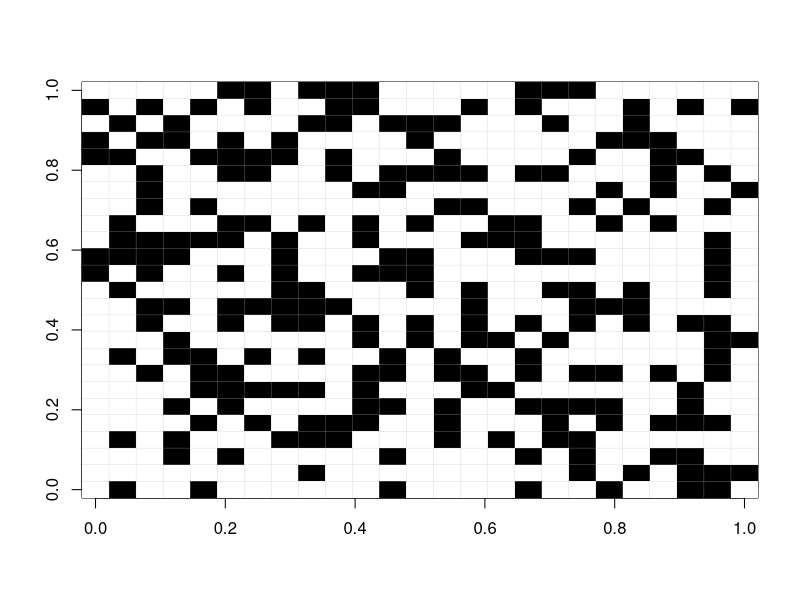
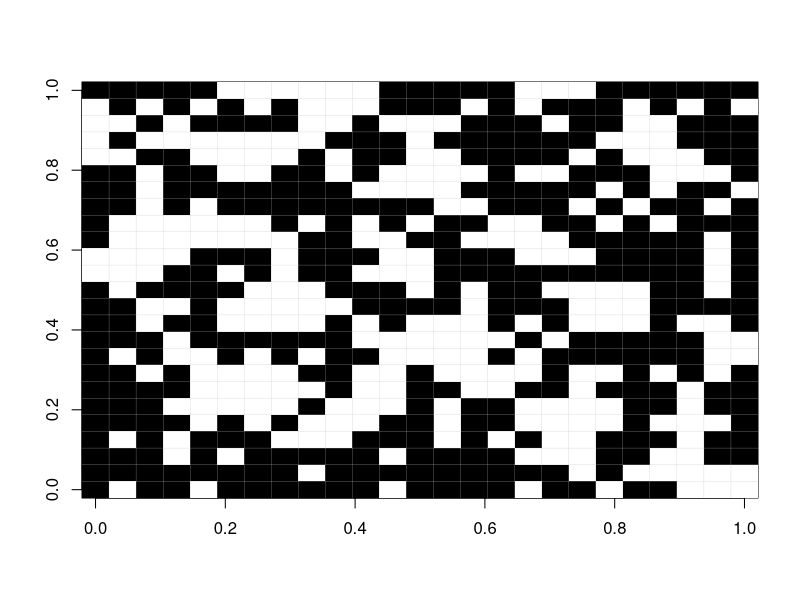
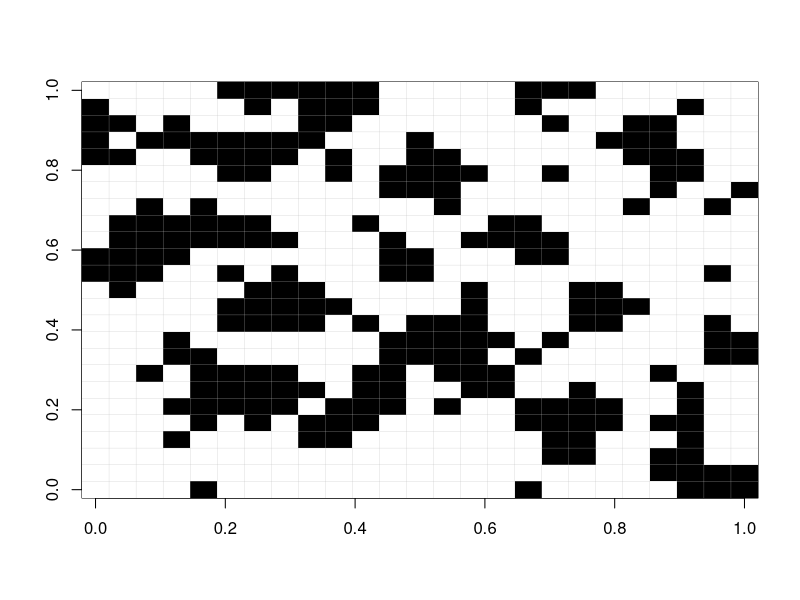
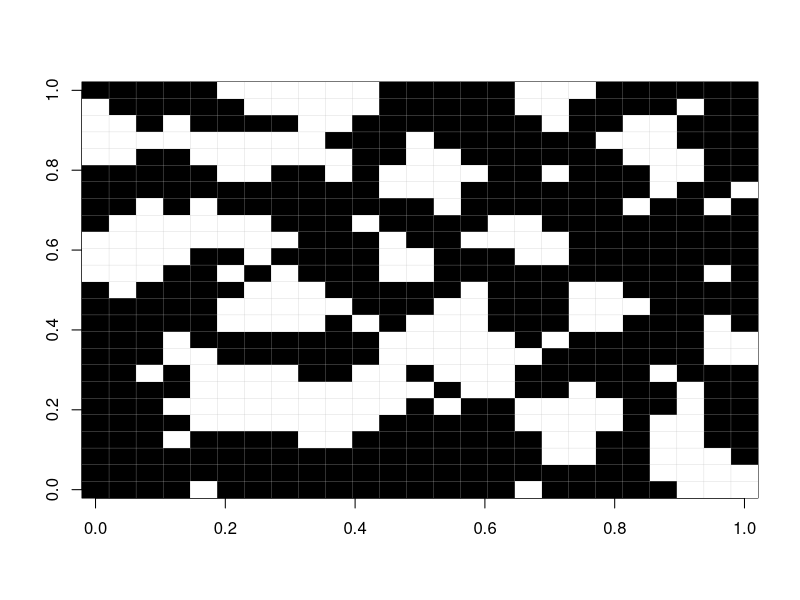
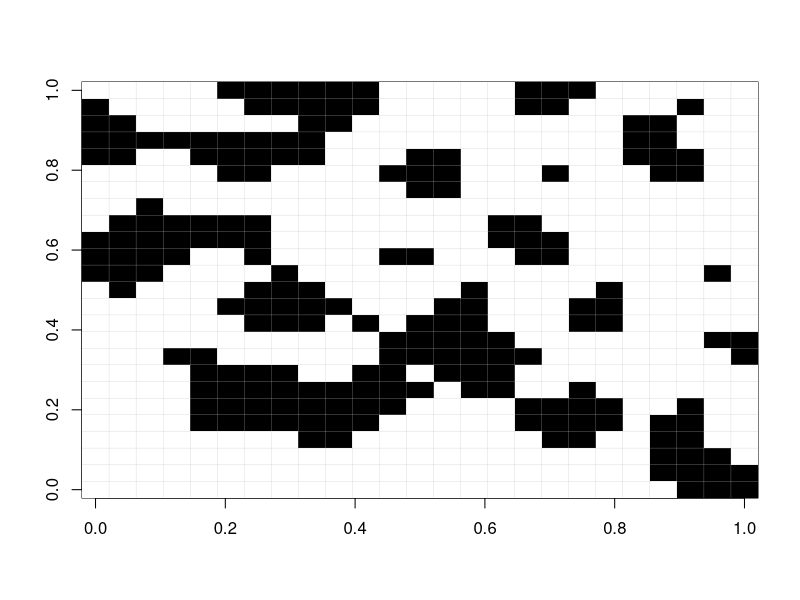
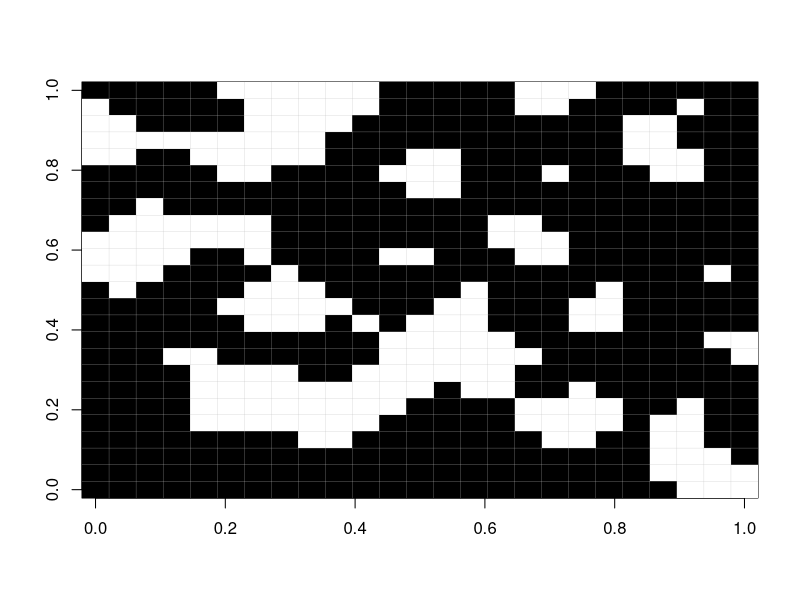
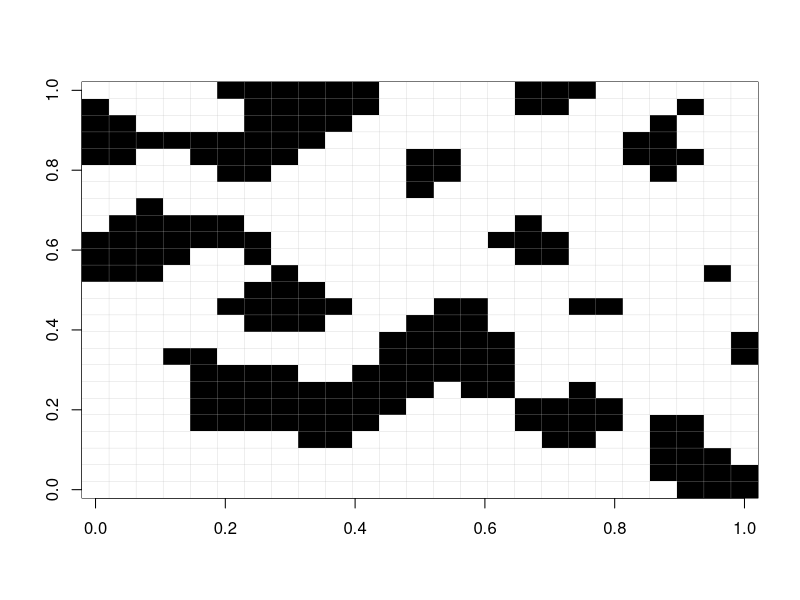
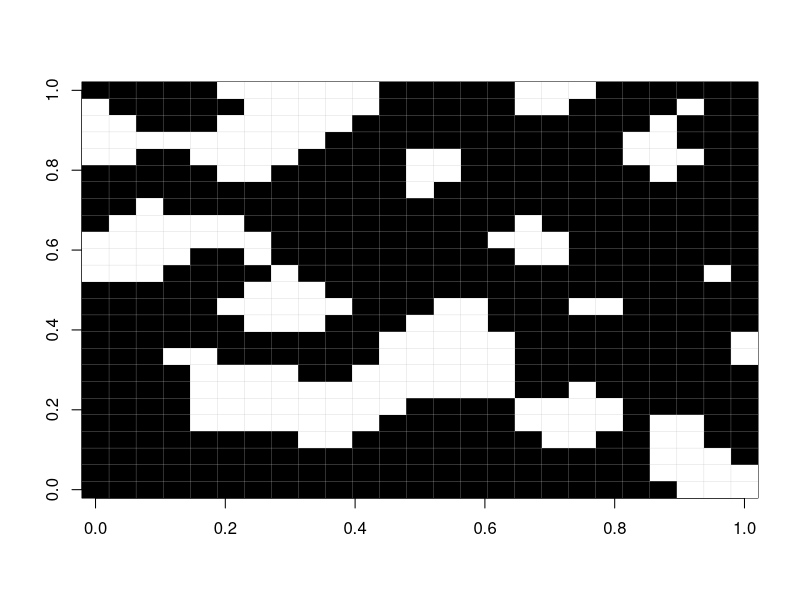

The R source for these figures, in order:
## ---- chunk 1
time = 50
th<-0.25

sp<-matrix(0,25,25)
spm<-matrix(0,25,25)

lat<-round(runif(305,1,25))     # create 305 random numbers between 1 and 25. This will be coord x
lon<-round(runif(305,1,25))     # create 305 random numbers between 1 and 25. This will be coord y
coords<- cbind(c(lat),c(lon))   # join lat and lon in 2 columns
sp[coords]<-1                   # if (lat, lon) are included in coords, then put "1" in the matrix
spm<-sp                         # copy matrix in the mirror matrix

for(t in 1:time){
  image(t(sp[25:1,]), col =c('white','black'), breaks=c(0,0.25,1))
  grid(25,25, lwd=0.25, col ="grey", lty=1)
  print(sum(sp))
  for (x in 1:25){
    for(y in 1:25){
      sp[x,y]<-(spm[x,y]==0) # if the position is off then, set on.
      # calculate positions around for looking later for neighbors.
      xup=x+1
      xdw=x-1
      yup = y+1
      ydw =y-1
      
      # if the position is in the border and therefore there are not neighbors we keep the current position.
      if (x==1) {xdw=x}
      if (x==25) {xup=x}
      if (y==1) {ydw=y}
      if (y==25) {yup=y}
      
      #---------- 25 neighbors -------
      # it is mandatory to adjust the grid becuase we need to have 2 lays at each side
      
      #ydwdw =y-2
      #xupup=x+2
      #xdwdw=x-2
      #yupup = y+2
      
      #if (x==1)  {xdwdw=x}
      #if (x==2)  {xdwdw=x}
      #if (x==24) {xupup=x}
      #if (x==25) {xupup=x}
      #if (y==1)  {ydwdw=y}
      #if (y==2)  {ydwdw=y}
      #if (y==25) {yupup=y}
      #if (y==24) {yupup=y}
      #-------------------------------
      
      #-------------- choose number of neighbours and calculate the media------------------
      # 4 neighbors
           # net<-median(c(spm[xdw,y], spm[xup, y], spm[x,yup], spm[x,ydw])) 
      # 8 neighbors
            net<-median(c(spm[xdw,y], spm[xup, y], spm[x,yup], spm[x,ydw],spm[xdw,ydw], spm[xup,yup],spm[xdw,yup],spm[xup,ydw]))
      # 25 neighbors
           # net<-median(c(spm[xdw,y], spm[xup, y], spm[x,yup], spm[x,ydw],spm[xdw,ydw], spm[xup,yup],spm[xdw,yup], spm[xup,ydw], spm[xdwdw, ydwdw], spm[xdw, ydwdw], spm[x, ydwdw], spm[xup, ydwdw], spm[xupup, ydwdw], spm[xdwdw, yupup], spm[xdw, yupup], spm[x, yupup], spm[xup, yupup], spm[xupup, yupup], spm[xdwdw, yup], spm[xdwdw, y], spm[xdwdw, ydw], spm[xupup, yup], spm[xupup, y], spm[xupup, ydw])) 
      
      #----------------------------------------------------------------------------------
    
     
    if (sp[x,y]==1 & runif(1)>th & net==1){     # if the firefly is on, the random number is over the threshold and the majority of their neighbors are 1
        sp[x,y]<-0                              # then, firefly will be set off
    }
    }
  }
  spm<-sp           # copy the new matrix
}
